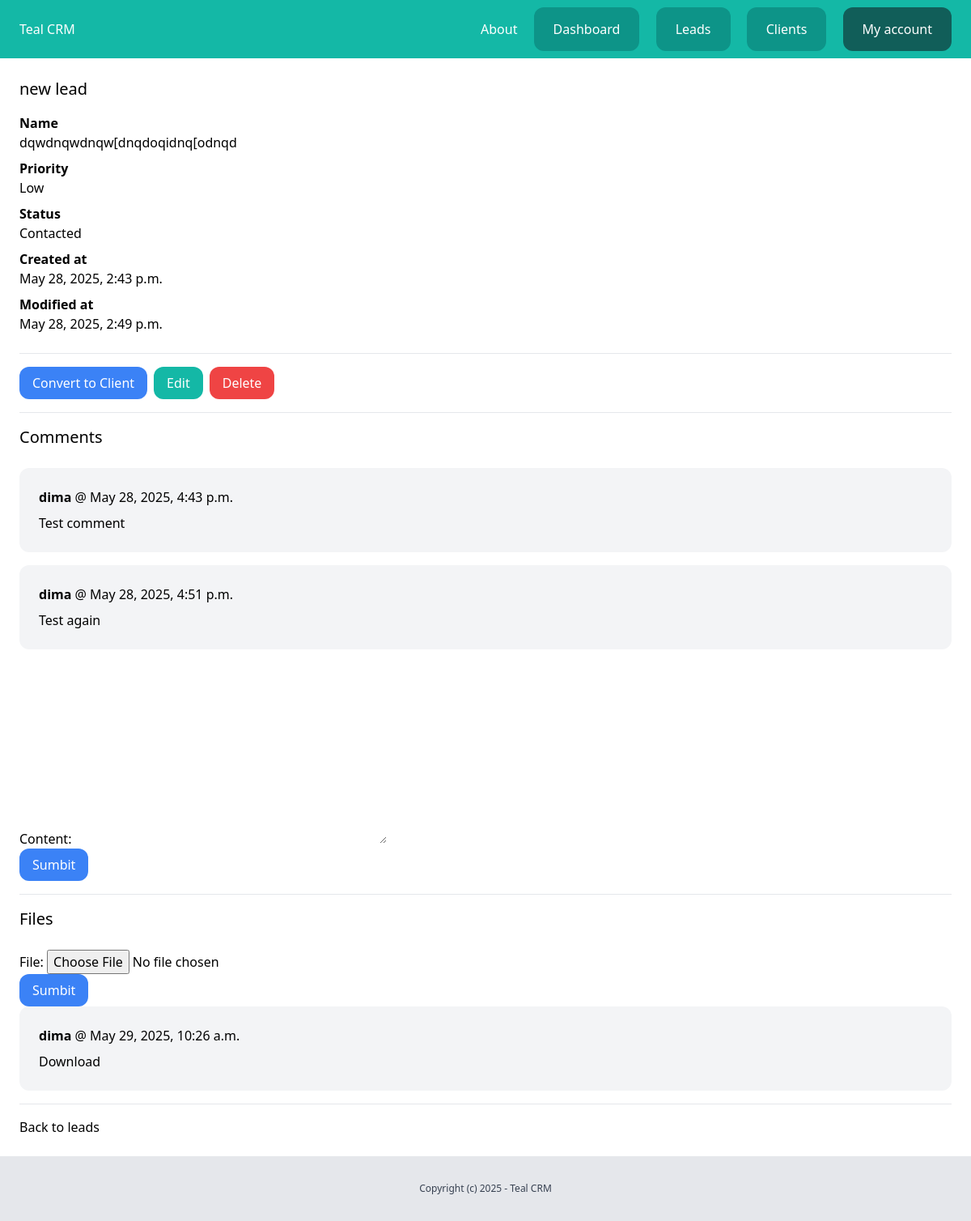
Page /dashboard/leads/5/ (signed in) on the committed database.
### lead/models.py (models this page shows, shortened)
class Lead(models.Model):
    LOW = 'low'
    MEDIUM = 'medium'
    HIGH = 'high'
    CHOICES_PRIORITY = (
        (LOW, 'Low'),
        (MEDIUM, 'Medium'),
        (HIGH, 'High'),
    )
    NEW = 'new'
    CONTACTED = 'contacted'
    WON = 'won'
    LOST = 'lost'
    CHOICES_STATUS = (
        (NEW, 'New'),
        (CONTACTED, 'Contacted'),
        (WON, 'Won'),
        (LOST, 'Lost'),
    )
    team = models.ForeignKey(Team, related_name='leads', on_delete=models.CASCADE)
    name = models.CharField(max_length=255)
    email = models.EmailField()
    description = models.TextField(blank=True, null=True)
    priority = models.CharField(max_length=10, choices=CHOICES_PRIORITY, default=MEDIUM)
    status = models.CharField(max_length=10, choices=CHOICES_STATUS, default=NEW)
    converted_to_client = models.BooleanField(default=False)
    created_by = models.ForeignKey(User, related_name='leads', on_delete=models.CASCADE)
    created_at = models.DateTimeField(auto_now_add=True)
    modified_at = models.DateTimeField(auto_now=True)
    class Meta:
        ordering = ('name',)

class Comment(models.Model):
    team = models.ForeignKey(Team, related_name='lead_comments', on_delete=models.CASCADE)
    lead = models.ForeignKey(Lead, related_name='comments', on_delete=models.CASCADE)
    content = models.TextField(blank=True, null=True)
    created_by = models.ForeignKey(User, related_name='lead_comments', on_delete=models.CASCADE)
    created_at = models.DateTimeField(auto_now_add=True)

class LeadFile(models.Model):
    team = models.ForeignKey(Team, related_name='lead_files', on_delete=models.CASCADE)
    lead = models.ForeignKey(Lead, related_name='files', on_delete=models.CASCADE)
    file = models.FileField(upload_to='leadfiles')
    created_by = models.ForeignKey(User, related_name='lead_files', on_delete=models.CASCADE)
    created_at = models.DateTimeField(auto_now_add=True)

### lead/views.py (the view)
# urls.py: path('<int:pk>/', views.LeadDetailView.as_view(), name='detail'),
class LeadDetailView(DetailView):
    model = Lead
    context_object_name = 'lead'
    template_name = 'lead/leads_detail.html'
    @method_decorator(login_required)
    def dispatch(self, request, *args, **kwargs):
        return super().dispatch(request, *args, **kwargs)
    def get_context_data(self, **kwargs):
        context = super().get_context_data(**kwargs)
        context["form"] = AddCommentForm()
        context["fileform"] = AddFileForm()
        return context
    def get_queryset(self):
        queryset = super(LeadDetailView, self).get_queryset()
        return queryset.filter(created_by=self.request.user, pk=self.kwargs.get('pk'))

### lead/forms.py
class AddCommentForm(forms.ModelForm):
    class Meta:
        model = Comment
        fields = ('content', )

class AddFileForm(forms.ModelForm):
    class Meta:
        model = LeadFile
        fields = ('file', )

### lead/templates/lead/leads_detail.html (shortened to what this page needs)
{% extends "core/base.html" %}
{% block content %}
    <div class="py-6 px-6">
        <h1 class="mb-4 text-xl">{{ lead.name }}</h1>
        {% if lead.description %}
            <p class="font-semibold">Name</p>
            <p class="mb-2">{{ lead.description }}</p>
        {% endif %}
        <p class="font-semibold">Priority</p>
        <p class="mb-2">{{ lead.get_priority_display }}</p>
        <p class="font-semibold">Status</p>
        <p class="mb-2">{{ lead.get_status_display }}</p>
        <p class="font-semibold">Created at</p>
        <p class="mb-2">{{ lead.created_at }}</p>
        <p class="font-semibold">Modified at</p>
        <p class="mb-6">{{ lead.modified_at }}</p>
        <hr class="my-4">
        <div class="flex items-center mt-4">
            <form id="convert_form_{{ lead.id }}" action="{% url 'leads:convert' lead.id %}" method="POST" class="inline mr-2">
                <button type="submit" class="py-2 px-4 rounded-xl bg-blue-500 text-white">Convert to Client</button>
            </form>
            <a href="{% url 'leads:edit' lead.id %}" class="py-2 px-4 rounded-xl bg-teal-500 text-white mr-2">Edit</a>
            <form id="lead_delete_form" action="{% url 'leads:delete' lead.pk %}" method="POST" class="inline">
                <button type="submit" class="py-2 px-4 rounded-xl bg-red-500 text-white">Delete</button>
            </form>
        </div>
        <hr class="my-4">
        <h2 class="mb-6 text-xl">Comments</h2>
        <div class="space-y-4">
            {% for comment in lead.comments.all %}
                <div class="bg-gray-100 py-6 px-6 rounded-xl">
                    <p class="mb-2"><strong>{{ comment.created_by }}</strong> @ {{ comment.created_at }}</p>
                    {{ comment.content }}
                </div>
            {% endfor %}
        </div>
        <form action="{% url 'leads:comment' lead.id %}" method="POST">
            {{ form.as_p}}
            <button class="py-2 px-4 rounded-xl bg-blue-500 text-white">Sumbit</button>
        </form>
        <hr class="my-4">
        <h2 class="mb-6 text-xl">Files</h2>
        <form action="{% url 'leads:file' lead.id %}" method="POST" enctype="multipart/form-data">
            {{ fileform.as_p}}
            <button class="py-2 px-4 rounded-xl bg-blue-500 text-white">Sumbit</button>
        </form>
        <div class="space-y-4">
            {% for file in lead.files.all %}
                <div class="bg-gray-100 py-6 px-6 rounded-xl">
                    <p class="mb-2"><strong>{{ file.created_by }}</strong> @ {{ file.created_at }}</p>
                    <a href="{{ file.file.url }}">Download</a>
                </div>
            {% endfor %}
        </div>
        <hr class="my-4">
        <a href="{% url 'leads:list' %}">Back to leads</a>
    </div>
{% endblock %}

### rows in the picture
Lead: name "new lead", description "dqwdnqwdnqw[dnqdoqidnq[odnqd", priority "Low", status "Contacted", created_at "May 28, 2025, 2:43 p.m.", modified_at "May 28, 2025, 2:49 p.m."
Comment: created_by "dima", created_at "May 28, 2025, 4:43 p.m.", content "Test comment"
Comment: created_by "dima", created_at "May 28, 2025, 4:51 p.m.", content "Test again"
LeadFile: created_by "dima", created_at "May 29, 2025, 10:26 a.m."
